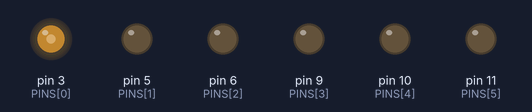
A sketch run on a simulated Arduino Uno, built with avr-gcc and run on an emulated ATmega328P. On the bench: output pins drawn as LEDs (lit = HIGH).

Above: at 0.1 s.
At 0.7 s:
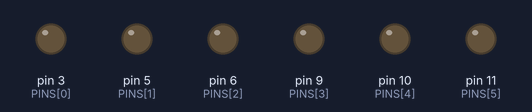
Timing chart, 0 to 2.2 s (numbered marks = the images above):
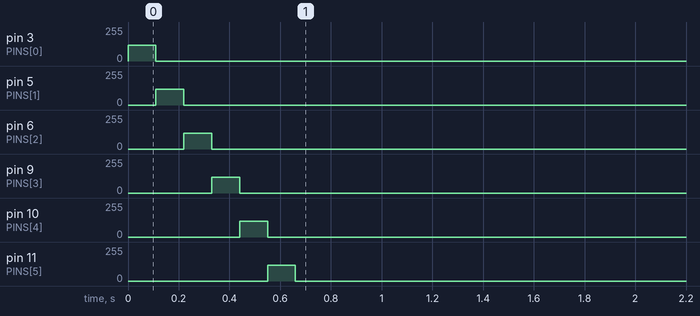

The sketch:

pwm_sink.ino
```cpp
/* =========================================================================
 * Signals & Systems mini-project -- Audio -> LED visualiser
 * Arduino firmware: serial -> 6 PWM LEDs
 *
 * Needs only parts from a basic kit: 6 LEDs + 6 resistors. No LED strip,
 * no external power supply -- USB alone drives this.
 *
 * The Arduino does NO signal processing.  A 2048-point float FFT needs
 * ~16 kB of working RAM; an ATmega328P has 2 kB.  All DSP runs on the host
 * in Python and this sketch just sets six brightness levels.
 *
 * PROTOCOL  (see snsled/runtime.py PwmSink)
 *   host -> Arduino : 0xAA 0x55 <n> <n bytes> xor          (10 bytes for n=6)
 *
 * NO HANDSHAKE IS NEEDED HERE.  This is the key difference from the WS2812B
 * version: analogWrite() writes a timer compare register and never disables
 * interrupts, so there is no blackout window in which incoming bytes could
 * be lost.  At 115200 baud a 10-byte frame at 86.13 fps needs 8.6 kbps --
 * roughly 13x headroom against the link, and the 64-byte UART buffer holds
 * six whole frames.
 *
 * PWM FACTS (16 MHz ATmega328P, default Arduino prescalers)
 *   pins 5, 6     Timer0, fast PWM,      256 counts -> 976.56 Hz
 *   pins 9, 10    Timer1, phase-correct, 510 counts -> 490.20 Hz
 *   pins 3, 11    Timer2, phase-correct, 510 counts -> 490.20 Hz
 *   Slowest is 490 Hz, about 5.4x the ~90 Hz flicker-fusion threshold, so
 *   nothing visibly flickers.  Worst-case update lag is one period, 2.04 ms.
 *
 * WIRING  (x6, one per channel)
 *   pin ---[220 ohm]---|>|--- GND          (LED anode to resistor, cathode to GND)
 *
 *   220 ohm gives 14.5 mA for a red LED (Vf 1.8 V) and 9.1 mA for a blue
 *   (Vf 3.0 V) -- both under the 20 mA per-pin recommendation.  Six red LEDs
 *   at full brightness draw 87 mA against the 200 mA total chip limit.
 *   330 ohm also works and is dimmer but cooler; 150 ohm is the practical
 *   floor (21 mA on red, just over the recommendation).
 *
 * BAND -> PIN MAP (6-band mel bank, 20 Hz - 16 kHz)
 *   D3   band 0     20 - 1068 Hz   sub-bass / kick
 *   D5   band 1    428 - 2070 Hz   bass / low vocal
 *   D6   band 2   1068 - 3641 Hz   low mid
 *   D9   band 3   2070 - 6102 Hz   presence
 *   D10  band 4   3641 - 9958 Hz   brilliance
 *   D11  band 5   6102 - 16000 Hz  air / cymbals
 * ========================================================================= */

#include <avr/pgmspace.h>

#define N_CH           6
#define BAUD           115200UL
#define FRAME_TIMEOUT  1500        // ms with no valid frame -> all LEDs off

#define MAGIC_A 0xAA
#define MAGIC_B 0x55

const uint8_t PINS[N_CH] = {3, 5, 6, 9, 10, 11};

uint8_t  buf[N_CH];
uint32_t lastFrameMs = 0;

/* The host already applies gamma, so this table is identity by default and
 * is kept only so you can experiment on the device side without touching
 * the host.  Living in PROGMEM it costs 256 B of flash and 0 B of RAM. */
const uint8_t GAMMA[256] PROGMEM = {
    0,  1,  2,  3,  4,  5,  6,  7,  8,  9, 10, 11, 12, 13, 14, 15,
   16, 17, 18, 19, 20, 21, 22, 23, 24, 25, 26, 27, 28, 29, 30, 31,
   32, 33, 34, 35, 36, 37, 38, 39, 40, 41, 42, 43, 44, 45, 46, 47,
   48, 49, 50, 51, 52, 53, 54, 55, 56, 57, 58, 59, 60, 61, 62, 63,
   64, 65, 66, 67, 68, 69, 70, 71, 72, 73, 74, 75, 76, 77, 78, 79,
   80, 81, 82, 83, 84, 85, 86, 87, 88, 89, 90, 91, 92, 93, 94, 95,
   96, 97, 98, 99,100,101,102,103,104,105,106,107,108,109,110,111,
  112,113,114,115,116,117,118,119,120,121,122,123,124,125,126,127,
  128,129,130,131,132,133,134,135,136,137,138,139,140,141,142,143,
  144,145,146,147,148,149,150,151,152,153,154,155,156,157,158,159,
  160,161,162,163,164,165,166,167,168,169,170,171,172,173,174,175,
  176,177,178,179,180,181,182,183,184,185,186,187,188,189,190,191,
  192,193,194,195,196,197,198,199,200,201,202,203,204,205,206,207,
  208,209,210,211,212,213,214,215,216,217,218,219,220,221,222,223,
  224,225,226,227,228,229,230,231,232,233,234,235,236,237,238,239,
  240,241,242,243,244,245,246,247,248,249,250,251,252,253,254,255
};

static int readByteTimeout(uint16_t ms) {
  uint32_t t0 = millis();
  while ((uint32_t)(millis() - t0) < ms) {
    if (Serial.available()) return Serial.read();
  }
  return -1;
}

static void writeAll(const uint8_t *v) {
  for (uint8_t i = 0; i < N_CH; i++) {
    analogWrite(PINS[i], pgm_read_byte(&GAMMA[v[i]]));
  }
}

static void allOff() {
  uint8_t z[N_CH];
  for (uint8_t i = 0; i < N_CH; i++) z[i] = 0;
  writeAll(z);
}

void setup() {
  Serial.begin(BAUD);
  for (uint8_t i = 0; i < N_CH; i++) pinMode(PINS[i], OUTPUT);

  // startup sweep: confirms wiring and channel order at a glance.
  // If these do not light 0..5 left to right, your pin order is wrong.
  for (uint8_t i = 0; i < N_CH; i++) {
    analogWrite(PINS[i], 120); delay(110); analogWrite(PINS[i], 0);
  }
  allOff();
  lastFrameMs = millis();
}

void loop() {
  /* ---- resynchronise on the magic word ------------------------------- */
  int b = readByteTimeout(200);
  if (b < 0) {                                   // host is quiet
    if ((uint32_t)(millis() - lastFrameMs) > FRAME_TIMEOUT) {
      allOff();                                  // failsafe: never freeze lit
      lastFrameMs = millis();
    }
    return;
  }
  if (b != MAGIC_A) return;                      // not a header, keep scanning
  if (readByteTimeout(20) != MAGIC_B) return;

  /* ---- length -------------------------------------------------------- */
  int n = readByteTimeout(20);
  if (n < 1 || n > N_CH) return;

  /* ---- payload ------------------------------------------------------- */
  uint8_t got = 0;
  uint32_t t0 = millis();
  while (got < (uint8_t)n && (uint32_t)(millis() - t0) < 30) {
    if (Serial.available()) buf[got++] = (uint8_t)Serial.read();
  }
  if (got != (uint8_t)n) return;

  /* ---- checksum ------------------------------------------------------ */
  int chk = readByteTimeout(20);
  if (chk < 0) return;
  uint8_t x = 0;
  for (uint8_t i = 0; i < (uint8_t)n; i++) x ^= buf[i];
  if ((uint8_t)chk != x) return;                 // corrupt: drop this frame

  /* ---- paint --------------------------------------------------------- */
  for (uint8_t i = (uint8_t)n; i < N_CH; i++) buf[i] = 0;
  writeAll(buf);
  lastFrameMs = millis();
}
```
